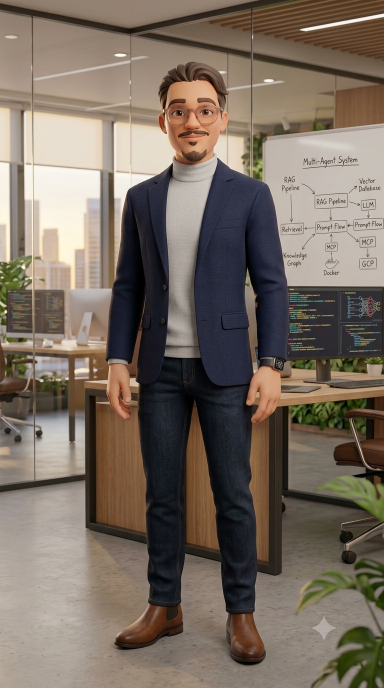
#> input picture src/assets/img/herome.png, 768 x 1376 px (shown at 1/2 size)
$ python prepare_avatars.py
#> lines starting #> are read from the running program, lines starting #| are printed output that depends on the picture
"""Generates section avatars from the 3D character renders.

Run from the repo root:  python3 scripts/prepare_avatars.py

Two things this handles deliberately:

1. The Gemini sparkle watermark sits bottom-right in every source render.
   Every crop below targets the head and shoulders, which is nowhere near it,
   so the watermark is removed by construction rather than by patching pixels.

2. The renders contain AI-garbled text on whiteboards and monitors. At avatar
   size that text is illegible, which is the point — the scene reads as
   "engineer at work" without inviting anyone to read the gibberish.
"""
from PIL import Image
import pathlib

ROOT = pathlib.Path(__file__).resolve().parent.parent
IMG = ROOT / "src" / "assets" / "img"

AVATAR_PX = 200  # 2x for a ~100px display size

# (source, output, crop box as left, top, right, bottom)
AVATARS = [
    ("herome.png",       "avatar-experience.jpg", (232,  78, 540, 386)),
    ("projectsme.png",   "avatar-work.jpg",       (430, 425, 720, 715)),
    ("aboutmepage.png",  "avatar-about.jpg",      (258, 236, 522, 500)),
    ("contactme.png",    "avatar-contact.jpg",    (752,  96, 1028, 372)),
    ("landing page.png", "avatar-skills.jpg",     (262, 492, 518, 748)),
]

# The About portrait is shown larger, so its crop is a 3:4 portrait rather
# than a square — bottom cut well above the watermark.
ABOUT_PORTRAIT = ("3Dmebetter.png", "about-3d.jpg", (60, 120, 800, 1107))


def build_avatars():
    for src, out, box in AVATARS:
        im = Image.open(IMG / src).convert("RGB").crop(box)
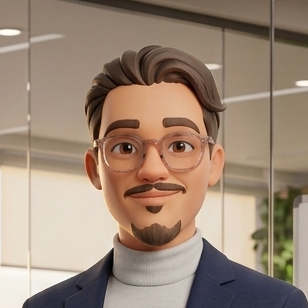
#> im: PIL image 308x308 RGB; mean R, G, B 156, 135.2, 117.8
        im = im.resize((AVATAR_PX, AVATAR_PX), Image.LANCZOS)
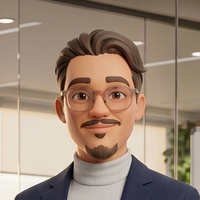
#> im: PIL image 200x200 RGB; mean R, G, B 156, 135.2, 117.8
        p = IMG / out
        im.save(p, "JPEG", quality=84, optimize=True, progressive=True)
#> (the run stopped early here; a loop or call above may not have finished)

$ run again, with src/assets/img/mult3d.png copied over src/assets/img/herome.png
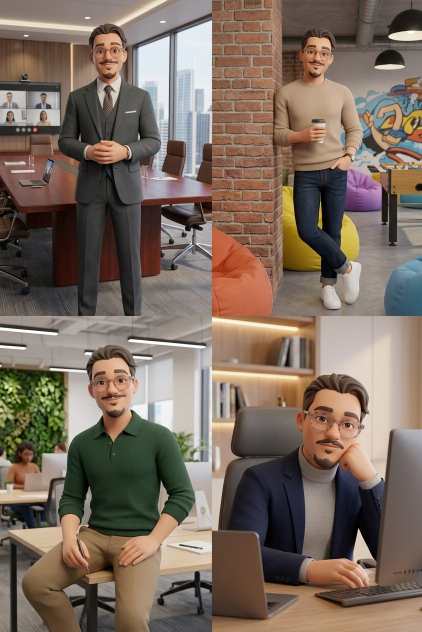
#> input picture src/assets/img/mult3d.png, 843 x 1264 px (shown at 1/2 size)
#> in build_avatars, `im = Image.open(IMG / src).convert("RGB").crop(box)`:
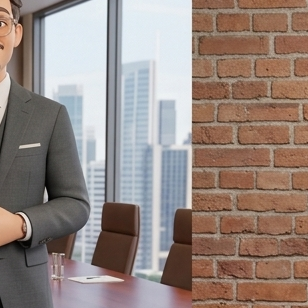
#> im: PIL image 308x308 RGB; mean R, G, B 148.9, 133.9, 127.3
#> in build_avatars, `im = im.resize((AVATAR_PX, AVATAR_PX), Image.LANCZOS)`:
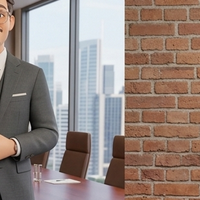
#> im: PIL image 200x200 RGB; mean R, G, B 148.9, 133.9, 127.3

$ run again, with src/assets/img/real.png copied over src/assets/img/herome.png
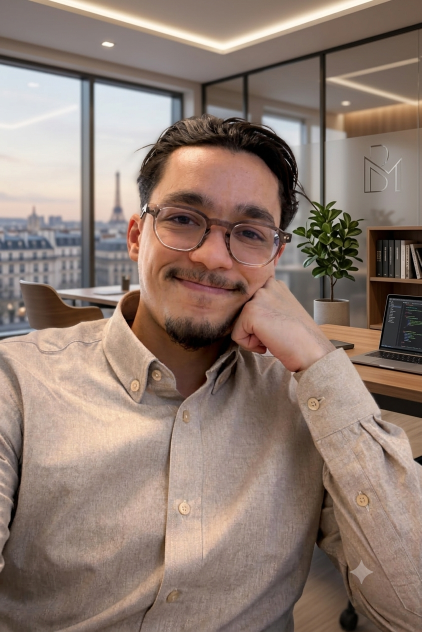
#> input picture src/assets/img/real.png, 843 x 1264 px (shown at 1/2 size)
#> in build_avatars, `im = Image.open(IMG / src).convert("RGB").crop(box)`:
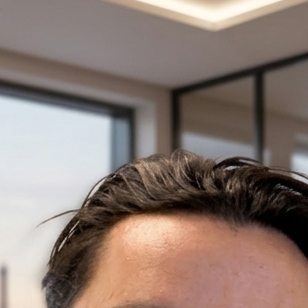
#> im: PIL image 308x308 RGB; mean R, G, B 140.4, 123.4, 115.4

$ run again, with src/assets/img/hero.jpg saved as src/assets/img/herome.png
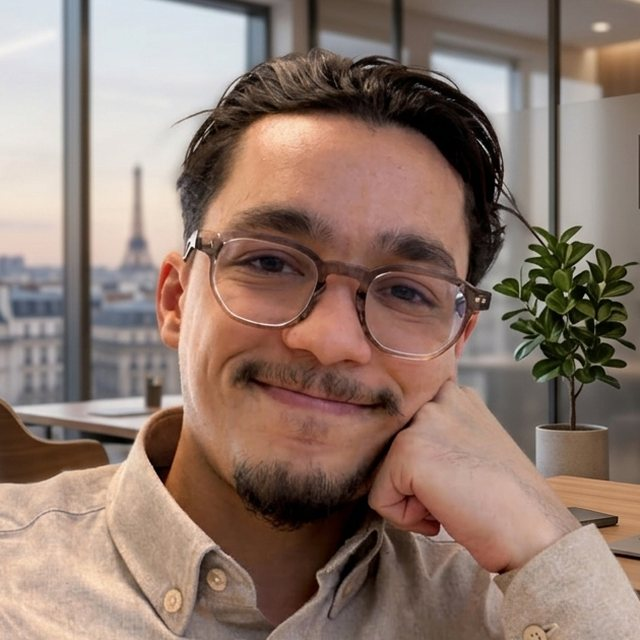
#> input picture src/assets/img/hero.jpg, 640 x 640 px
#> in build_avatars, `im = Image.open(IMG / src).convert("RGB").crop(box)`:
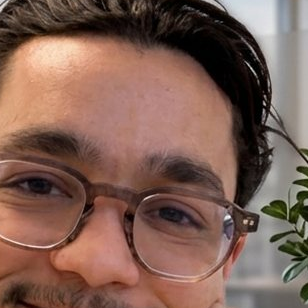
#> im: PIL image 308x308 RGB; mean R, G, B 126.8, 95.8, 84.4
#> in build_avatars, `im = im.resize((AVATAR_PX, AVATAR_PX), Image.LANCZOS)`:
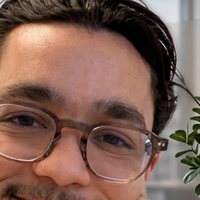
#> im: PIL image 200x200 RGB; mean R, G, B 126.8, 95.8, 84.5
